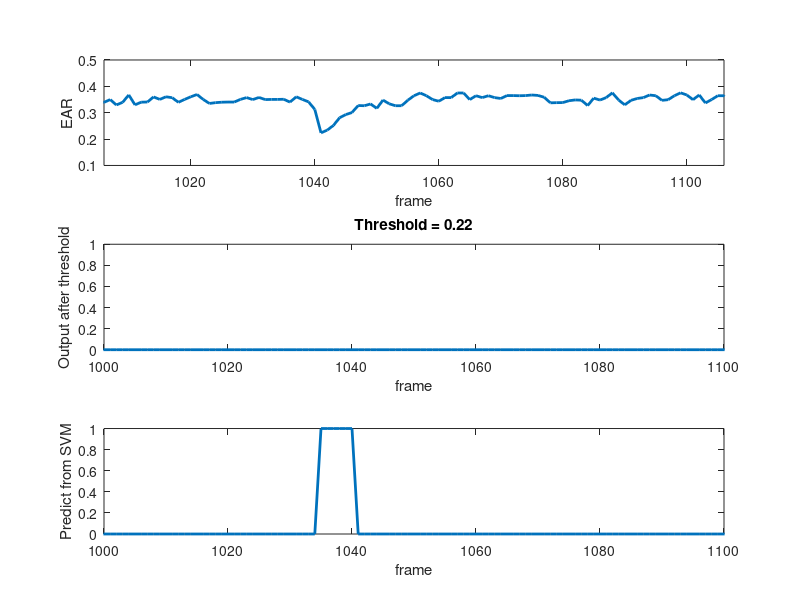

MATLAB code for this plot:
input = load('ear_fortrain1.txt')
input1 = load('ear_after_threshold1.txt')
input2 = load('ear_after_svm1.txt')

subplot(3,1,1)
plot(input,'LineWidth',2)
xlim([1000+6,1100+6])
xlabel('frame')
ylabel('EAR')

subplot(3,1,2)
plot(input1,'LineWidth',2)
xlim([1000,1100])
xlabel('frame')
ylabel('Output after threshold')
title('Threshold = 0.22')

subplot(3,1,3)
plot(input2,'LineWidth',2)
xlim([1000,1100])
xlabel('frame')
ylabel('Predict from SVM')

% xlim([350,400])

% ylim([0,0.35])